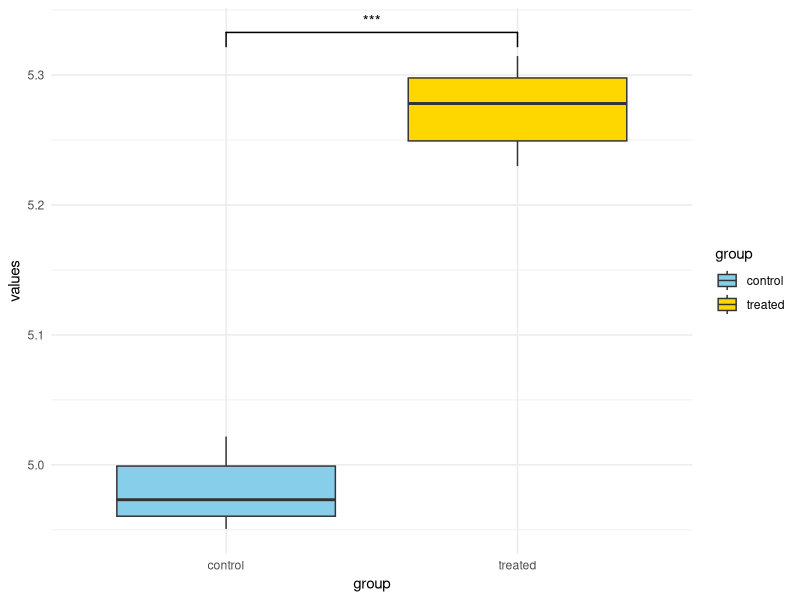

Write R code to recreate this figure.
# if (!require("BiocManager", quietly = TRUE))
#   install.packages("BiocManager")
# BiocManager::install("ggsignif")

library(ggplot2)
library(ggsignif)

control = c(5.02180304970648, 5.00880907480489, 5.01228320293699, 4.98936393050915, 4.97936008652491, 4.97121824693022,  4.97317314061993, 4.95493241732533,4.9609540735458,4.9600110087741,4.95072258764067)
treated = c(5.31457127822945, 5.30612736990571, 5.3041823790328,  5.29129560895088, 5.27806744847277, 5.28014710489925,  5.26175248601452, 5.24739641819883,5.22987147454147,5.25117588091659,5.23276471363254) 

wilcox.test(control, treated)
t.test(control, treated)

df = data.frame(group=rep(c("control", "treated"), each = length(control)), values = c(control, treated))
df

p1 = ggplot(df, aes(group, values, fill=group)) + 
  geom_boxplot() +
  geom_signif(comparisons=list(c('control', 'treated')), map_signif_level = TRUE) +
  theme_minimal() +
  scale_fill_manual(values = c("skyblue", "gold"))
p1
